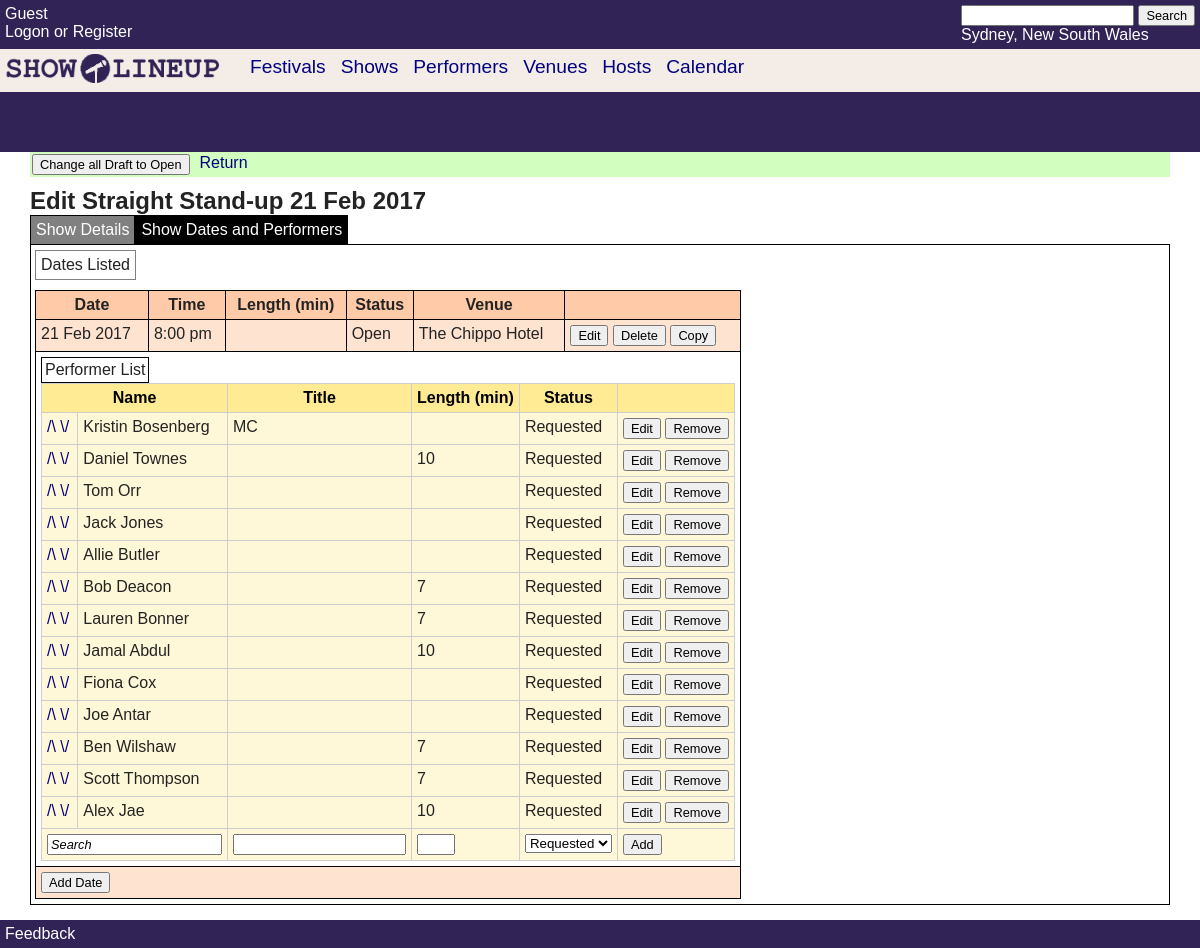
/Shows/Edit.php?n=Straight-Stand-up-21-Feb-2017 (signed in), run on the app's committed database.
### tables this page shows
CREATE TABLE `evpshowdate` (
  `ShowDateId` varchar(64) NOT NULL,
  `ShowId` varchar(64) NOT NULL,
  `ShowDate` int(11) DEFAULT NULL,
  `ShowTime` int(11) DEFAULT NULL,
  `ShowDateStatus` int(11) NOT NULL,
  `VenueId` varchar(64) DEFAULT NULL,
  `VenueConfirmation` int(11) DEFAULT NULL,
  `ShowLength` varchar(50) DEFAULT NULL,
  PRIMARY KEY (`ShowDateId`),
  KEY `ShowId` (`ShowId`)
);

CREATE TABLE `evpshow` (
  `ShowId` varchar(64) NOT NULL,
  `ShowName` varchar(100) DEFAULT NULL,
  `ShowUrlFriendlyName` varchar(100) DEFAULT NULL,
  `FestivalId` varchar(64) DEFAULT NULL,
  `ShowDesc` longtext,
  `PicSmall` varchar(50) DEFAULT NULL,
  `PicLarge` varchar(50) DEFAULT NULL,
  `PriceRange` varchar(50) DEFAULT NULL,
  `ShowStatus` int(11) NOT NULL,
  `CountryId` varchar(64) NOT NULL,
  PRIMARY KEY (`ShowId`)
);

CREATE TABLE `evpvenue` (
  `VenueId` varchar(64) NOT NULL,
  `VenueName` varchar(100) DEFAULT NULL,
  `VenueStatus` int(11) NOT NULL,
  `VenueUrlFriendlyName` varchar(100) DEFAULT NULL,
  `LocationAreaId` varchar(64) DEFAULT NULL,
  `IsDefault` tinyint(1) DEFAULT NULL,
  `VenueDesc` longtext,
  `Address1` varchar(100) DEFAULT NULL,
  `Address2` varchar(100) DEFAULT NULL,
  `AddressSuburb` varchar(100) DEFAULT NULL,
  `AddressState` varchar(100) DEFAULT NULL,
  `AddressPostcode` varchar(20) DEFAULT NULL,
  PRIMARY KEY (`VenueId`)
);

CREATE TABLE `evpshowdateperformer` (
  `ShowDatePerformerId` varchar(64) NOT NULL,
  `ShowDateId` varchar(64) NOT NULL,
  `PerformerId` varchar(64) NOT NULL,
  `DisplayOrder` int(11) NOT NULL,
  `Title` varchar(50) DEFAULT NULL,
  `PerformerConfirmed` int(11) DEFAULT NULL,
  `PerformanceLength` varchar(20) DEFAULT NULL,
  PRIMARY KEY (`ShowDatePerformerId`),
  KEY `ShowDateId` (`ShowDateId`)
);

CREATE TABLE `evpperformer` (
  `PerformerId` varchar(64) NOT NULL,
  `PerformerName` varchar(200) DEFAULT NULL,
  `PerformerStatus` int(11) DEFAULT NULL,
  `PerformerUrlFriendlyName` varchar(200) NOT NULL,
  `PerformerDesc` longtext,
  `PicSmall` varchar(50) DEFAULT NULL,
  `PicLarge` varchar(50) DEFAULT NULL,
  PRIMARY KEY (`PerformerId`)
);

### include/dl_show.php (called while the page is built, shortened)
<?php
$dateList = array();
						?>
						</div><?php
function DL_ShowLoad($urlName, $forEdit){
	$conn = DBConnect();
	if($conn){
		global $dateList;
		global $performerList;
		$thisIsAdmin = false;
		$sql = "select distinct s.*, sd.ShowDateId, sd.ShowDate, sd.ShowTime, sd.ShowDateStatus, sd.VenueId, sd.VenueConfirmation, sd.ShowLength, f.FestivalName, f.FestivalUrlFriendlyName, v.VenueName, v.VenueUrlFriendlyName";
		$sql = $sql . " from evpshow s left outer join evpshowdate sd on s.ShowId = sd.ShowId"
			. " left outer join evpvenue v on sd.VenueId = v.VenueId"
			. " left outer join evpfestival f on s.FestivalId = f.FestivalId";
		$sql = $sql . " where s.ShowUrlFriendlyName = " . ParseS($urlName) . " and s.CountryId = " . ParseS($_SESSION['loccountry'])
			. " and (s.ShowStatus = 1";
		if(isset($_SESSION["mi"])){
			$sql = $sql . " or (s.ShowStatus = 0 and ("
			. " sa.MemberId = ". ParseS($_SESSION["mi"])
			. " or pm.MemberId = ". ParseS($_SESSION["mi"])
			. " or pa.MemberId = ". ParseS($_SESSION["mi"])
			. " or va.MemberId = ". ParseS($_SESSION["mi"])
			. " or ha.MemberId = ". ParseS($_SESSION["mi"])
			. " or fa.MemberId = ". ParseS($_SESSION["mi"])
			. " )))";
		}else{
			$sql = $sql . ")";
		}
		$sql = $sql . " order by sd.ShowDate, sd.ShowTime, sd.ShowDateId";
		$thisId = "";
		$prevId = "";
		$prevShowDateId = "";
		$result = mysqli_query($conn, $sql);
		if($result !== false){
			if (mysqli_num_rows($result) > 0) {
				while($row = mysqli_fetch_assoc($result)) {
					$thisId = $row["ShowId"];
					if($thisId != $prevId){
						$prevId = $thisId;
						$thisName = $row["ShowName"];
						$thisFriendly = $row["ShowUrlFriendlyName"];
					}
					if($prevShowDateId != $row["ShowDateId"]){
						$prevShowDateId = $row["ShowDateId"];
						$dateData = new DateData();
						$dateData->ShowDateId = $prevShowDateId;
						$dateData->ShowDate = $row["ShowDate"];
						$dateData->ShowTime = $row["ShowTime"];
						$dateData->ShowDateStatus = $row["ShowDateStatus"];
						$dateData->VenueId = $row["VenueId"];
						if($dateData->VenueId != ''){
							$dateData->VenueName = $row["VenueName"];
							$dateData->VenueUrlFriendlyName = $row["VenueUrlFriendlyName"];
						}else{
							$dateData->VenueName = '';
						}
						$dateData->VenueConfirmation = $row["VenueConfirmation"];
						$dateData->ShowLength = $row["ShowLength"];
						$dateData->GoingToStatus = 0;
						$dateList[] = $dateData;
					}
				}
			}else{
				mysqli_free_result($result);
				mysqli_close($conn);
				header('Location:/Shows/');
			}
			$sql = "select sdp.*, p.* from evpshowdate sd"
			. " inner join evpshowdateperformer sdp on sd.ShowDateId = sdp.ShowDateId"
			. " inner join evpperformer p on sdp.PerformerId = p.PerformerId"
			. " where sd.ShowId = " . ParseS($thisId);
			if($thisIsAdmin == false){
				$sql = $sql . " and ShowDateStatus = 1 and sdp.PerformerConfirmed <> 2 and p.PerformerStatus = 1";
			}
			$sql = $sql . " order by sdp.ShowDateId, sdp.DisplayOrder";
			$result = mysqli_query($conn, $sql);
			if($result !== false){
				if (mysqli_num_rows($result) > 0) {
					while($row = mysqli_fetch_assoc($result)) {
						$performerData = new PerformerData();
						$performerData->ShowDatePerformerId = $row["ShowDatePerformerId"];
						$performerData->ShowDateId = $row["ShowDateId"];
						$performerData->PerformerId = $row["PerformerId"];
						$performerData->DisplayOrder = $row["DisplayOrder"];
						$performerData->PerformerTitle = $row["Title"];
						$performerData->PerformerConfirmed = $row["PerformerConfirmed"];
						$performerData->PerformanceLength = $row["PerformanceLength"];
						$performerData->PerformerName = $row["PerformerName"];
						$performerData->PerformerFriendlyUrl = $row["PerformerUrlFriendlyName"];
						$performerList[] = $performerData;
					}
				}
			}
		}
	}
}
?>

### Shows/Edit.php (the view, shortened to what this page needs)
<?php
include "../include/db.php";
include "../include/dl_show.php";
include "../include/header.php";
$loadShow = true;
if($loadShow){
	if(isset($_GET["n"])){
		DL_ShowLoad($_GET["n"], true);
	}else{
		DL_VenueDefault(false);
	}
}
?>
<form action="<?php echo $_SERVER['REQUEST_URI']; ?>" enctype="multipart/form-data" method="post">
	<div class="editBar">
		<div id="divSaveShowButton" style="margin-right:10px;float:left;">
			<input type="submit" value="Change all Draft to Open" name="btnOpenAll" id="btnOpenAll" />
		</div>
		<a href="<?php echo "../../Shows/" . $thisFriendly; ?>">Return</a>
	</div>
	<h2><?php
		if(strlen($thisId) == 0)
			echo 'Create Show';
		else
			echo 'Edit ' . $thisName;
		?></h2>
	<div class="edit-tab" onclick="showEditBoxShowHide(1);" id="divTabShow">Show Details</div>
	<div class="edit-tab edit-tab-selected" onclick="showEditBoxShowHide(2);" id="divTabDate">Show Dates and Performers</div>
</form>
	<div style="clear:left;border:solid 1px black;padding-left:4px;padding-bottom:5px;padding-top:5px;display:none;" id="divShowDateContainer">
	<div id="divShowDateEdit">
	<div id="divStatus" class="general">Dates Listed</div>
	<table id="divShowDateList" border="0" cellpadding="0" cellspacing="0">
		<tr>
			<th><label for="ShowDateSingle_ShowDate">Date</label></th>
			<th><label for="ShowDateSingle_ShowTime">Time</label></th>
			<th><label for="ShowDateSingle_ShowLength">Length</label> (min)</th>
			<th><label for="ShowDateSingle_ShowDateStatus">Status</label></th>
			<th><label for="ShowDateSingle_VenueId">Venue</label></th>
			<th>&nbsp;</th>
		</tr>
<?php
	$dateCount = count($dateList);
	for($dateIdx = 0; $dateIdx <= $dateCount; $dateIdx++){
		if($dateIdx < $dateCount){
			$dateData = $dateList[$dateIdx];
		}else{
			$dateData = new DateData();
			if($dateCount != 0){
				$dateData->ShowDate = $dateList[$dateIdx-1]->ShowDate;
				$dateData->ShowTime = $dateList[$dateIdx-1]->ShowTime;
			}else{
				date_default_timezone_set("Australia/Sydney");
				$dateData->ShowDate = date("Ymd");
				$dateData->ShowTime = 2000;
			}
		}
?>
	  <tr class="show-edit-date-list-time"<?php if($dateIdx == $dateCount) echo ' style="display:none;"'; ?>>
		<td>
			<span><?php echo DateToString($dateData->ShowDate); ?></span>
		</td>
		<td>
			<span><?php echo TimeToString($dateData->ShowTime); ?></span>
		</td>
		<td>
		</td>
		<td>
			<span><?php echo StatusToString($dateData->ShowDateStatus); ?></span>
		</td>
		<td>
			<span>
				<label><?php
					if(strlen($dateData->VenueName) == 0){
						echo "No Venue";
					}else{
						echo $dateData->VenueName;
					}
				?></label>
			</span>
		</td>
		<td>
			<span>
				<input type="button" value="Edit" onclick="dateEditSaveCancel(this,1,0);" />
				<input type="button" value="Delete" onclick="dateDelete(this, '<?php echo $thisId; ?>');" />
				<input type="button" value="Copy" onclick="dateCopy(this, '<?php echo $thisId; ?>');" />
			</span>
		</td>
	</tr>
	  <tr<?php if($dateIdx == $dateCount) echo ' style="display:none;"'; ?>>
		<td colspan="6" class="show-date-edit-performers-list">
			<div style="border:solid 1px black;float:left;padding:3px;cursor:pointer;" onclick="showHidePerformerInfo(this);">Performer List</div>
			<div style="clear:left;" />
			<table class="tblShowDateEditPerformers" border="0" cellspacing="0" cellpadding="0"<?php
			if($dateCount != 1){
				echo ' style="display:none;"';
			}
			?>>
				<tr>
					<th colspan="2">Name</th>
					<th>Title</th>
					<th>Length (min)</th>
					<th>Status</th>
					<th>&nbsp;</th>
				</tr>
<?php
	$perfCount = count($performerList);
	for($perfIdx = 0; $perfIdx <= $perfCount; $perfIdx++){
		if($perfIdx == $perfCount){
			$perfItem = new PerformerData();
		}else{
			$perfItem = $performerList[$perfIdx];
		}
		if($perfItem->ShowDateId == $dateData->ShowDateId || $perfIdx == $perfCount){
?>
				<tr<?php if($perfIdx == $perfCount) echo ' style="display:none;"' ?>>
					<td>
						<a href="." onclick="showDatePerformerReorder(this, '<?php echo $thisId; ?>', -1);return false;">/\</a>
						<a href="." onclick="showDatePerformerReorder(this, '<?php echo $thisId; ?>', 1);return false;">\/</a>
					</td>
					<td>
						<?php echo $perfItem->PerformerName; ?>
					</td>
					<td>
						<span><?php echo $perfItem->PerformerTitle; ?></span>
					</td>
					<td>
						<span><?php echo $perfItem->PerformanceLength; ?></span>
					</td>
					<td>
						<span><?php echo ConfirmedToString($perfItem->PerformerConfirmed); ?></span>
					</td>
					<td>
						<span>
							<input type="button" value="Edit" onclick="perfEdit(this,1);" />
							<input type="button" value="Remove" onclick="perfRemove(this,'<?php echo $thisId; ?>');" />
						</span>
					</td>
				</tr>
<?php
		}
	}
?>
				<tr>
					<td colspan="2">
						<input type="text" onkeydown="performerAdd_keydown(event);" onkeyup="performerAdd_keyup(event,this);" onfocus="if(this.value=='Search') this.value = '';$(this).css('font-style','');"
							onblur="autoCompleteHide();" autocomplete="false" value="Search" style="font-style:italic;" />
					</td>
					<td>
						<input type="text" />
					</td>
					<td>
						<input type="text" style="width:30px" />
					</td>
					<td>
						<select id="ddlPerformerConfirmed" name="ddlPerformerConfirmed">
							<option value="0">Requested</option>
						</select>
					</td>
					<td>
						<span>
							<input type="button" value="Add" onclick="return showDatePerformerEditSave(this, '<?php echo $thisId; ?>', '<?php echo $dateData->ShowDateId; ?>');" />
						</span>
					</td>
				</tr>
			</table>
		</td>
	  </tr>
<?php
	}
?>
  <tr class="show-edit-date-list-time">
				<td colspan="6">
					<input type="button" value="Add Date" onclick="btnAddDate_Click(this);" />
				</td>
			</tr>
  </table>
	</div>
	</div>
<?php
include "../include/footer.php";
?>

### Content/Site.css (style rules this page uses)
body { padding:0; margin:0; }
h1, h2, h3, h4, h5 { padding:0; margin:0; }
a:link, a:hover, a:visited { color:Navy; }
a:link, a:visited { text-decoration:none; }
.editBar { background-color:#D2FFBF; margin-bottom:10px; padding:2px; }

### Content/SiteScreen.css (style rules this page uses)
input { font-size:0.8em; }
table tr td { vertical-align:top; }

### Shows/Edit.php (style rules this page uses)
#divShowDateList { border-left:solid 1px black; border-top:solid 1px black; margin-top:10px; }
#divShowDateList th { background-color:#FFCAA8; padding:2px; border-right:solid 1px black; border-bottom:solid 1px black; }
#divShowDateList td, #divShowDateList th { padding:5px; }
#divShowDateList .show-edit-date-list-time { background-color:#FFE3D1; }
#divShowDateList .show-edit-date-list-time td, #divShowDateList .show-date-edit-performers-list, #divShowDateList .show-date-edit-performers-add-button td { border-right:solid 1px black; border-bottom:solid 1px black; }
#divShowDateList .tblShowDateEditPerformers { border-left:solid 1px #cecece; border-top:solid 1px #cecece; }
#divShowDateList .tblShowDateEditPerformers th, .tblShowDateEditPerformers td { border-right:solid 1px #cecece; border-bottom:solid 1px #cecece; }
#divShowDateList .tblShowDateEditPerformers th { background-color:#FFEB93; color:Black; }
#divShowDateList .tblShowDateEditPerformers td { background-color:#FFF8D8; }
.edit-tab { background-color:grey;color:White;padding:5px;float:left;cursor:pointer; border-left:solid 1px black; border-right:solid 1px black; border-top:solid 1px black; display:inline; }
.edit-tab-selected { background-color:black; }
#divStatus { padding:5px; }
#divStatus.general { background-color:white; border:solid 1px grey; display:inline-block; }

### data on the page
evpshowdate: ShowId.ShowName "Straight Stand-up 21 Feb 2017", ShowDate "21 Feb 2017", ShowTime "8:00 pm", ShowDateStatus "Open", VenueId.VenueName "The Chippo Hotel"
evpshowdateperformer: PerformerId.PerformerName "Kristin Bosenberg", Title "MC", PerformerConfirmed "Requested"
evpshowdateperformer: PerformerId.PerformerName "Daniel Townes", PerformanceLength "10", PerformerConfirmed "Requested"
evpshowdateperformer: PerformerId.PerformerName "Tom Orr", PerformerConfirmed "Requested"
evpshowdateperformer: PerformerId.PerformerName "Jack Jones", PerformerConfirmed "Requested"
evpshowdateperformer: PerformerId.PerformerName "Allie Butler", PerformerConfirmed "Requested"
evpshowdateperformer: PerformerId.PerformerName "Bob Deacon", PerformanceLength "7", PerformerConfirmed "Requested"
evpshowdateperformer: PerformerId.PerformerName "Lauren Bonner", PerformanceLength "7", PerformerConfirmed "Requested"
evpshowdateperformer: PerformerId.PerformerName "Jamal Abdul", PerformanceLength "10", PerformerConfirmed "Requested"
evpshowdateperformer: PerformerId.PerformerName "Fiona Cox", PerformerConfirmed "Requested"
evpshowdateperformer: PerformerId.PerformerName "Joe Antar", PerformerConfirmed "Requested"
evpshowdateperformer: PerformerId.PerformerName "Ben Wilshaw", PerformanceLength "7", PerformerConfirmed "Requested"
evpshowdateperformer: PerformerId.PerformerName "Scott Thompson", PerformanceLength "7", PerformerConfirmed "Requested"
evpshowdateperformer: PerformerId.PerformerName "Alex Jae", PerformanceLength "10", PerformerConfirmed "Requested"

### other printed values
$_SESSION["locdesc"] "Sydney, New South Wales"
$pageItems[$navIdx] "Festival"
$pageItems[$navIdx] "Show"
$pageItems[$navIdx] "Performer"
$pageItems[$navIdx] "Venue"
$pageItems[$navIdx] "Host"
